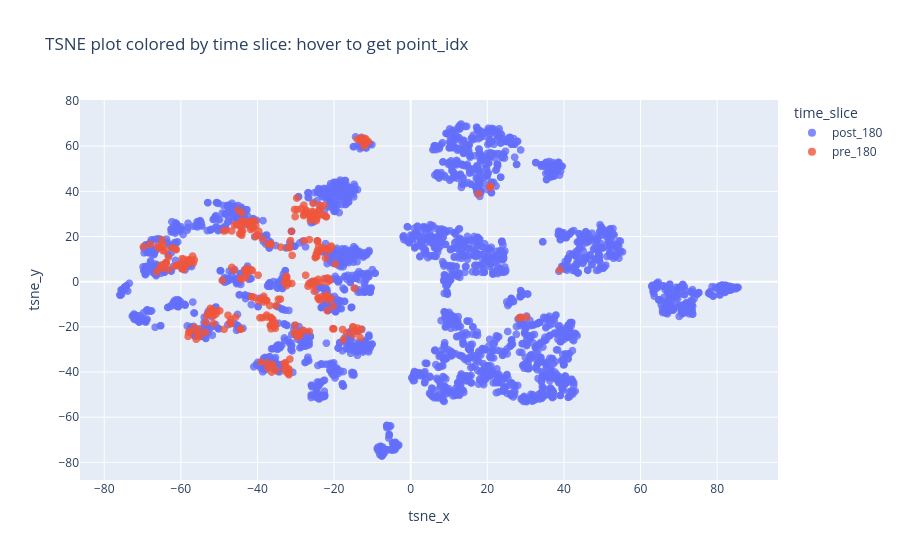
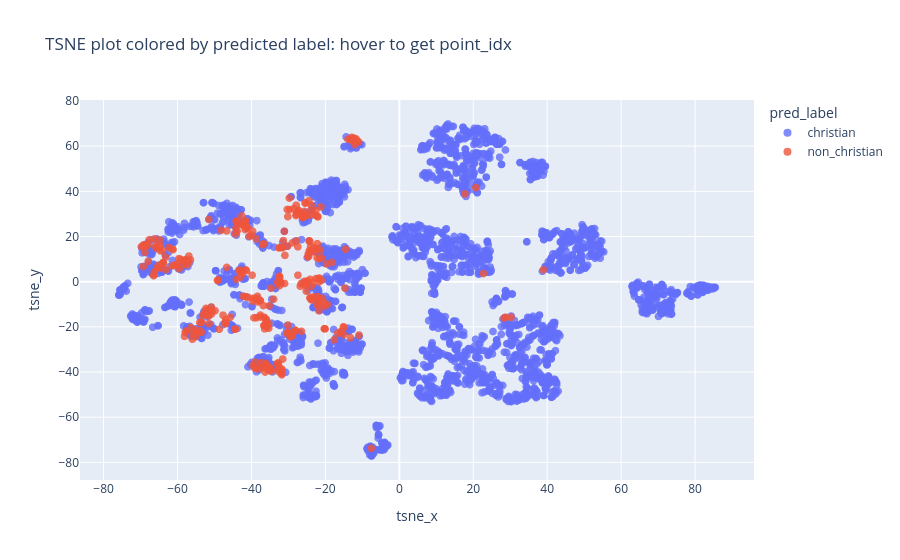

The cell these charts' notebook holds for them, in order:
### Code cell
# interactive views
# Hover points to read `point_idx`, then use helper functions below.

import plotly.express as px
import textwrap

plot_df = points_df.copy()

# Wrap sentence text to ~60 chars per line, capped at 3 lines
def wrap_sentence(text, width=60, max_lines=3):
    lines = textwrap.wrap(str(text), width=width)
    if len(lines) > max_lines:
        lines = lines[:max_lines]
        lines[-1] = lines[-1][:57] + "..."
    return "<br>".join(lines)

def format_number(value, decimals=3):
    if pd.isna(value):
        return "NA"
    return f"{value:.{decimals}f}"

def build_interactive_scatter(dataframe, x_name, y_name, color_field, title_text):
    fig = px.scatter(
        dataframe,
        x=x_name,
        y=y_name,
        color=color_field,
        hover_name="point_idx",
        custom_data=[
            "time_slice",
            "pred_label",
            "christian_logit_display",
            "score_source_display",
            "creator",
            "title",
            "file",
            "sentence_index_display",
            "sentence_wrapped",
        ],
        title=title_text,
        opacity=0.8,
    )
    fig.update_traces(
        marker=dict(size=8),
        hovertemplate=(
            "<b>point_idx=%{hovertext}</b><br>"
            "Time slice: %{customdata[0]}<br>"
            "Predicted label: %{customdata[1]}<br>"
            "Christian logit: %{customdata[2]}<br>"
            "Score source: %{customdata[3]}<br>"
            "Creator: %{customdata[4]}<br>"
            "Title: %{customdata[5]}<br>"
            "File: %{customdata[6]}<br>"
            "Sentence index: %{customdata[7]}<br>"
            "Sentence: %{customdata[8]}"
            "<extra></extra>"
        ),
    )
    fig.update_layout(
        height=560,
        width=900,
        hoverlabel=dict(
            bgcolor="white",
            font_size=12,
            namelength=-1,
        ),
    )
    return fig

plot_df["sentence_wrapped"] = plot_df["sentence_text"].apply(wrap_sentence)
plot_df["christian_logit_display"] = plot_df["christian_logit"].apply(lambda v: format_number(v, 3))
plot_df["score_source_display"] = plot_df["christian_score_source"].replace({"NA": "unknown"})
plot_df["sentence_index_display"] = plot_df["sentence_index"].astype(str)

tsne_time_slice_fig = build_interactive_scatter(
    plot_df,
    x_name="tsne_x",
    y_name="tsne_y",
    color_field="time_slice",
    title_text="t-SNE plot colored by time slice: hover to get point_idx",
)
tsne_label_fig = build_interactive_scatter(
    plot_df,
    x_name="tsne_x",
    y_name="tsne_y",
    color_field="pred_label",
    title_text="t-SNE plot colored by predicted label: hover to get point_idx",
)
pca_time_slice_fig = build_interactive_scatter(
    plot_df,
    x_name="pca_x",
    y_name="pca_y",
    color_field="time_slice",
    title_text="PCA plot colored by time slice: hover to get point_idx",
)
pca_label_fig = build_interactive_scatter(
    plot_df,
    x_name="pca_x",
    y_name="pca_y",
    color_field="pred_label",
    title_text="PCA plot colored by predicted label: hover to get point_idx",
)

tsne_time_slice_fig.show()
tsne_label_fig.show()
pca_time_slice_fig.show()
pca_label_fig.show()

print("Hover a dot to read point_idx, then run:")
print("  show_neighbor_contexts(point_index=<idx>, k=10, space='tsne')")
print("or:")
print("  plot_with_highlight(point_index=<idx>)")
print("\nInterpretation:")
print("  - Christian logit: the raw signed score from the classifier.")
print("  - Larger values are more Christian-leaning; smaller values are more non-Christian-leaning.")
print("  - The exact classification cutoff depends on the chosen rule (e.g. Youden or F1) and is not stored in this notebook metadata.")

### Figure 1 — Plotly figure (JSON) as saved in the notebook; plotly's stock layout.template omitted (floating-point values rounded to 4 significant figures; data arrays with more than 128 entries replaced by an {"elided": "..."} marker saying what was removed)
{"data": [{"customdata": {"elided": "2685x9 str values"}, "hovertemplate": "<b>point_idx=%{hovertext}</b><br>Time slice: %{customdata[0]}<br>Predicted label: %{customdata[1]}<br>Christian logit: %{customdata[2]}<br>Score source: %{customdata[3]}<br>Creator: %{customdata[4]}<br>Title: %{customdata[5]}<br>File: %{customdata[6]}<br>Sentence index: %{customdata[7]}<br>Sentence: %{customdata[8]}<extra></extra>", "hovertext": {"elided": "2685 float values"}, "legendgroup": "post_180", "marker": {"color": "#636efa", "opacity": 0.8, "size": 8, "symbol": "circle"}, "mode": "markers", "name": "post_180", "showlegend": true, "type": "scattergl", "x": {"elided": "2685 float values"}, "xaxis": "x", "y": {"elided": "2685 float values"}, "yaxis": "y"}, {"customdata": {"elided": "315x9 str values"}, "hovertemplate": "<b>point_idx=%{hovertext}</b><br>Time slice: %{customdata[0]}<br>Predicted label: %{customdata[1]}<br>Christian logit: %{customdata[2]}<br>Score source: %{customdata[3]}<br>Creator: %{customdata[4]}<br>Title: %{customdata[5]}<br>File: %{customdata[6]}<br>Sentence index: %{customdata[7]}<br>Sentence: %{customdata[8]}<extra></extra>", "hovertext": {"elided": "315 float values"}, "legendgroup": "pre_180", "marker": {"color": "#EF553B", "opacity": 0.8, "size": 8, "symbol": "circle"}, "mode": "markers", "name": "pre_180", "showlegend": true, "type": "scattergl", "x": {"elided": "315 float values"}, "xaxis": "x", "y": {"elided": "315 float values"}, "yaxis": "y"}], "layout": {"height": 560, "hoverlabel": {"bgcolor": "white", "font": {"size": 12}, "namelength": -1}, "legend": {"title": {"text": "time_slice"}, "tracegroupgap": 0}, "title": {"text": "TSNE plot colored by time slice: hover to get point_idx"}, "width": 900, "xaxis": {"anchor": "y", "domain": [0, 1], "title": {"text": "tsne_x"}}, "yaxis": {"anchor": "x", "domain": [0, 1], "title": {"text": "tsne_y"}}}}

### Figure 2 — Plotly figure (JSON) as saved in the notebook; plotly's stock layout.template omitted (floating-point values rounded to 4 significant figures; data arrays with more than 128 entries replaced by an {"elided": "..."} marker saying what was removed)
{"data": [{"customdata": {"elided": "2674x9 str values"}, "hovertemplate": "<b>point_idx=%{hovertext}</b><br>Time slice: %{customdata[0]}<br>Predicted label: %{customdata[1]}<br>Christian logit: %{customdata[2]}<br>Score source: %{customdata[3]}<br>Creator: %{customdata[4]}<br>Title: %{customdata[5]}<br>File: %{customdata[6]}<br>Sentence index: %{customdata[7]}<br>Sentence: %{customdata[8]}<extra></extra>", "hovertext": {"elided": "2674 float values"}, "legendgroup": "christian", "marker": {"color": "#636efa", "opacity": 0.8, "size": 8, "symbol": "circle"}, "mode": "markers", "name": "christian", "showlegend": true, "type": "scattergl", "x": {"elided": "2674 float values"}, "xaxis": "x", "y": {"elided": "2674 float values"}, "yaxis": "y"}, {"customdata": {"elided": "326x9 str values"}, "hovertemplate": "<b>point_idx=%{hovertext}</b><br>Time slice: %{customdata[0]}<br>Predicted label: %{customdata[1]}<br>Christian logit: %{customdata[2]}<br>Score source: %{customdata[3]}<br>Creator: %{customdata[4]}<br>Title: %{customdata[5]}<br>File: %{customdata[6]}<br>Sentence index: %{customdata[7]}<br>Sentence: %{customdata[8]}<extra></extra>", "hovertext": {"elided": "326 float values"}, "legendgroup": "non_christian", "marker": {"color": "#EF553B", "opacity": 0.8, "size": 8, "symbol": "circle"}, "mode": "markers", "name": "non_christian", "showlegend": true, "type": "scattergl", "x": {"elided": "326 float values"}, "xaxis": "x", "y": {"elided": "326 float values"}, "yaxis": "y"}], "layout": {"height": 560, "hoverlabel": {"bgcolor": "white", "font": {"size": 12}, "namelength": -1}, "legend": {"title": {"text": "pred_label"}, "tracegroupgap": 0}, "title": {"text": "TSNE plot colored by predicted label: hover to get point_idx"}, "width": 900, "xaxis": {"anchor": "y", "domain": [0, 1], "title": {"text": "tsne_x"}}, "yaxis": {"anchor": "x", "domain": [0, 1], "title": {"text": "tsne_y"}}}}
